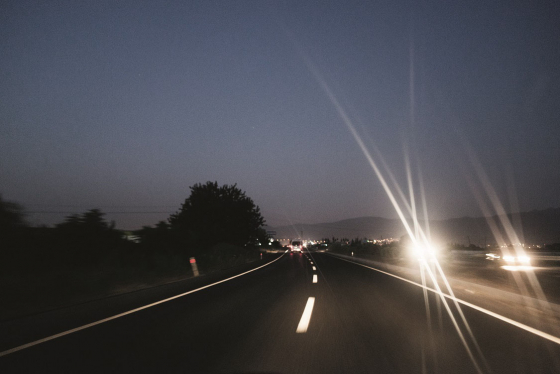
#> input picture glare2.jpg, 560 x 374 px
$ python glarerem.py
#> lines starting #> are read from the running program, lines starting #| are printed output that depends on the picture
import cv2
import argparse
import numpy as np

image = cv2.imread("glare2.jpg")
#> image is the input picture: shape (374, 560, 3); mean B, G, R 79.2, 73.9, 74.4
if image is None:
    print('Could not open or find the image: ')
    exit(0)

# Creating kernel
kernel = np.ones((3, 3), np.uint8)
# Using cv2.erode() method
image_erode = cv2.erode(image, kernel, iterations=2)
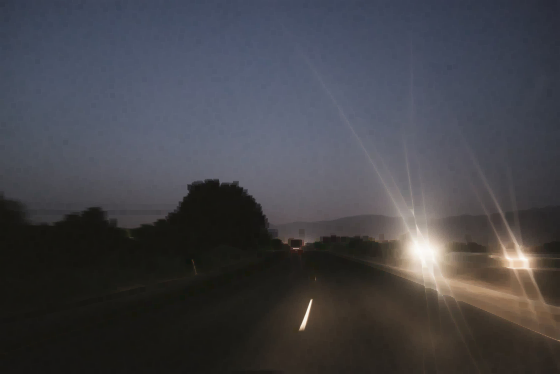
#> image_erode: shape (374, 560, 3); mean B, G, R 73, 67.8, 67.9
filename = 'ErodeImage.jpg'
cv2.imwrite(filename, image_erode)


img_1 = image_erode
# for gamma in [0.6, 0.9, 1.2]:
gamma = 0.6
gamma_corrected = np.array(255*(img_1 / 255) ** gamma, dtype = 'uint8')
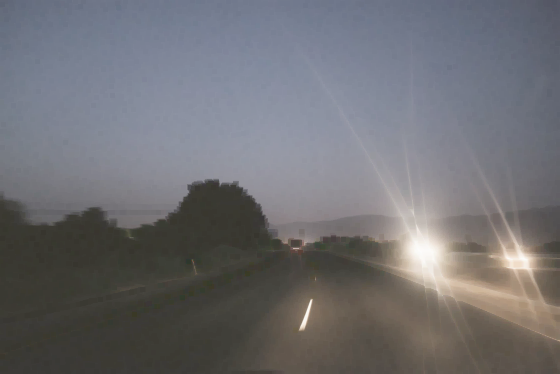
#> gamma_corrected: shape (374, 560, 3); mean B, G, R 114.8, 111, 111.2
cv2.imwrite('gamma_'+str(gamma)+'.jpg', gamma_corrected)
img = gamma_corrected
image_border1 = cv2.copyMakeBorder(img, 25, 25, 10, 10, cv2.BORDER_CONSTANT, None, value = 0)
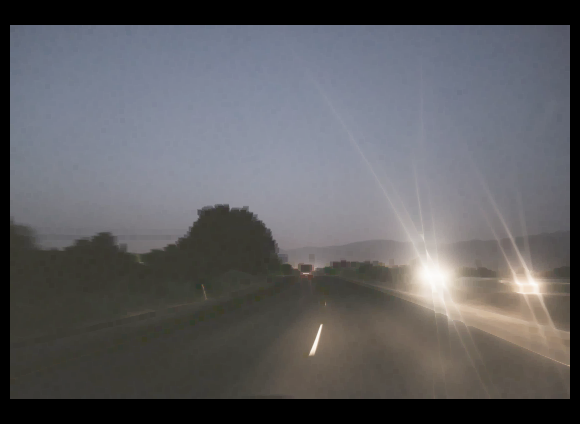
#> image_border1: shape (424, 580, 3); mean B, G, R 97.8, 94.6, 94.7

filename = 'BorderImage.jpg'
cv2.imwrite(filename,image_border1)
